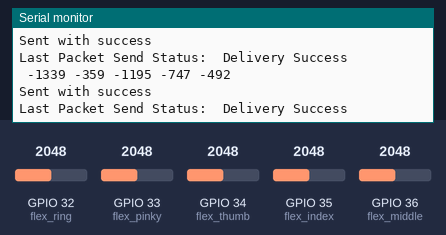
Bench run of a sketch on a simulated ESP32. Parts: the last lines printed to the serial monitor. The inputs (shaded band) are chosen by the test bench; at power-on: GPIO 32 (flex_ring) = 2048, GPIO 33 (flex_pinky) = 2048, GPIO 34 (flex_thumb) = 2048, GPIO 35 (flex_index) = 2048, GPIO 36 (flex_middle) = 2048.

Above: at 2.8 s.
2.9 s: GPIO 32 (flex_ring) set to 2866
At 5.2 s:
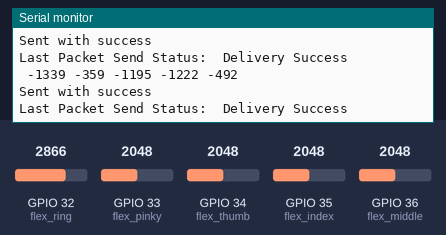
5.6 s: GPIO 33 (flex_pinky) set to 2866
At 6.8 s:
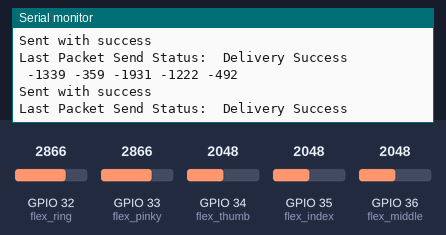
8.3 s: GPIO 34 (flex_thumb) set to 2866
At 10.8 s:
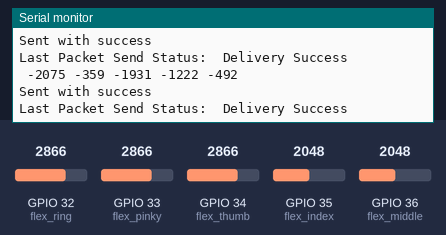
11.0 s: GPIO 35 (flex_index) set to 2866
At 12.7 s:
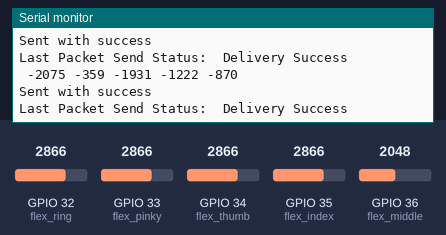
13.7 s: GPIO 36 (flex_middle) set to 2866
At 15.5 s:
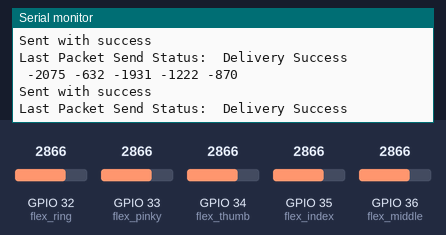
16.4 s: GPIO 32 (flex_ring) set to 3972
At 18.6 s:
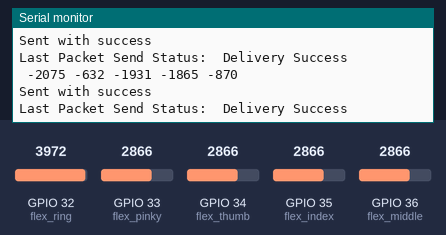
Timing chart, 0 to 20.1 s (numbered marks = the images above; inputs shaded):
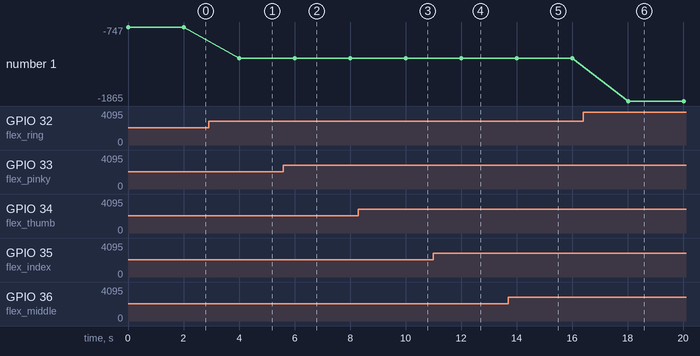

The sketch:

SenderESP32.ino
```cpp
#include <esp_now.h>
#include <WiFi.h>

 int flex_thumb = 34;
 int flex_index =  35;
 int flex_ring = 32;
 int flex_pinky = 33;
 int flex_middle = A0;

int flex_middle_val ;
int flex_pinky_val ;
int flex_ring_val ;
int flex_index_val ;
int flex_thumb_val ;

// REPLACE WITH YOUR RECEIVER MAC Address
uint8_t broadcastAddress[] = {0xEC, 0xFA, 0xBC, 0x9C, 0xBA, 0x22};

// Structure example to send data
// Must match the receiver structure
typedef struct struct_message {
  int a;
  int b;
  int c;
  int d;
  int e;
} struct_message;

// Create a struct_message called myData
struct_message myData;

esp_now_peer_info_t peerInfo;

// callback when data is sent
void OnDataSent(const uint8_t *mac_addr, esp_now_send_status_t status) {
  Serial.print("\r\nLast Packet Send Status:\t");
  Serial.println(status == ESP_NOW_SEND_SUCCESS ? "Delivery Success" : "Delivery Fail");
}

void setup() {
  // Init Serial Monitor
  Serial.begin(115200);

  // Set device as a Wi-Fi Station
  WiFi.mode(WIFI_STA);

  // Init ESP-NOW
  if (esp_now_init() != ESP_OK) {
    Serial.println("Error initializing ESP-NOW");
    return;
  }

  // Once ESPNow is successfully Init, we will register for Send CB to
  // get the status of Trasnmitted packet
  esp_now_register_send_cb(OnDataSent);

  // Register peer
  memcpy(peerInfo.peer_addr, broadcastAddress, 6);
  peerInfo.channel = 0;
  peerInfo.encrypt = false;

  // Add peer
  if (esp_now_add_peer(&peerInfo) != ESP_OK){
    Serial.println("Failed to add peer");
    return;
  }
}

void loop() {
  // Set values to send

  flex_thumb_val = analogRead ( flex_thumb ) ;
  flex_middle_val = analogRead ( flex_middle ) ;
  flex_pinky_val = analogRead ( flex_pinky ) ;
  flex_ring_val = analogRead ( flex_ring ) ;
  flex_index_val = analogRead ( flex_index ) ;
  myData.a = map( flex_thumb_val,560,360, 0, 180);
  myData.b =map( flex_middle_val,970, 430, 0, 180);
  myData.c = map( flex_pinky_val,720, 520, 0, 180);
  myData.d = map( flex_ring_val,760,450,0, 180);
  myData.e = map( flex_index_val,980, 590, 0, 180);
  Serial.print(" ");
  Serial.print(myData.a);
  Serial.print(" ");
  Serial.print(myData.b);
  Serial.print(" ");
  Serial.print(myData.c);
  Serial.print(" ");
  Serial.print(myData.d);
  Serial.print(" ");
  Serial.println(myData.e);

  Serial.println();
  // Send message via ESP-NOW
  esp_err_t result = esp_now_send(broadcastAddress, (uint8_t *) &myData, sizeof(myData));

  if (result == ESP_OK) {
    Serial.println("Sent with success");
  }
  else {
    Serial.println("Error sending the data");
  }
  delay(2000);
}
```

Measured:
- after the input at 2.9 s, the serial monitor: prints a new line after 1.1 s (image 1)
- after the input at 5.6 s, the serial monitor: prints a new line after 0.40 s (image 2)
- after the input at 8.3 s, the serial monitor: prints a new line after 1.7 s (image 3)
- after the input at 11.0 s, the serial monitor: prints a new line after 1.0 s (image 4)
- after the input at 13.7 s, the serial monitor: prints a new line after 0.31 s (image 5)
- after the input at 16.4 s, the serial monitor: prints a new line after 1.6 s (image 6)
- plotted number 1: -747 → -1222 after the input at 2.9 s, -1222 → -1865 after the input at 16.4 s
